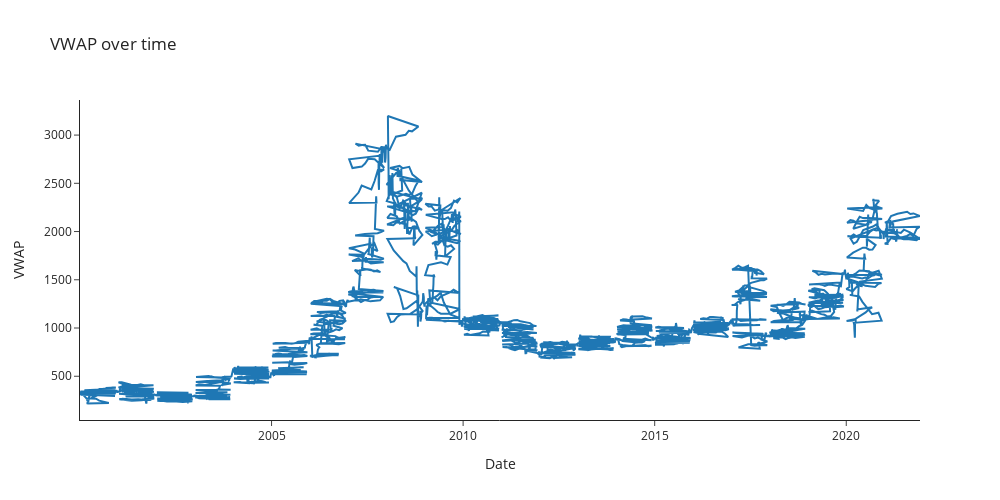

Source (notebook cell):
### Code cell
fig = go.Figure([go.Scatter(x=df.index, y=df['VWAP'])])
fig.update_layout(
    autosize=False,
    width=1000,
    height=500,
    title='VWAP over time',
    template="simple_white",
)
fig.update_xaxes(title="Date")
fig.update_yaxes(title="VWAP")
fig.show()

### Figure 1 — Plotly figure (JSON) as saved in the notebook; plotly's stock layout.template omitted (floating-point values rounded to 4 significant figures; data arrays with more than 128 entries replaced by an {"elided": "..."} marker saying what was removed)
{"data": [{"type": "scatter", "x": {"elided": "5306 str values"}, "y": {"elided": "5306 float values"}}], "layout": {"autosize": false, "height": 500, "title": {"text": "VWAP over time"}, "width": 1000, "xaxis": {"title": {"text": "Date"}}, "yaxis": {"title": {"text": "VWAP"}}}}
